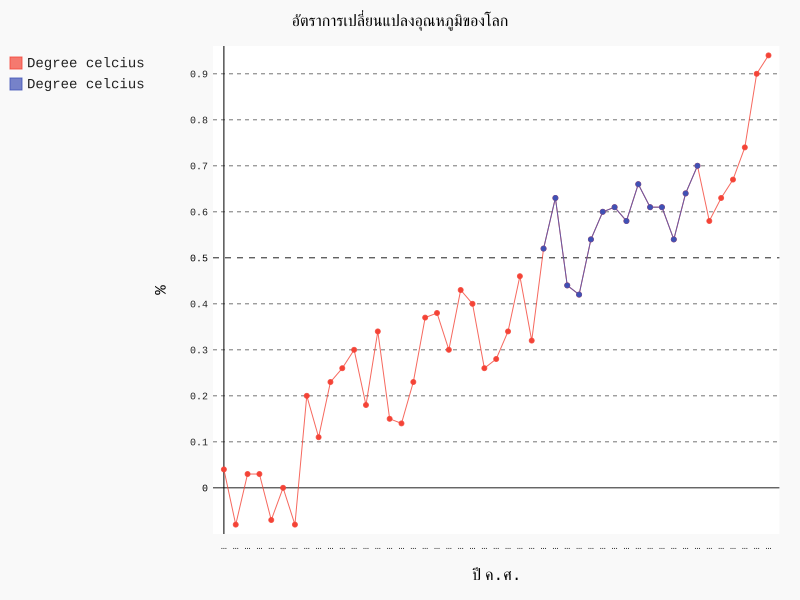

This chart was generated by the following Python code:
import pygal
import pandas as pd
show_list=[]
df = pd.read_excel(pd.ExcelFile('Climate_Glance_1970_2016.xlsx'))
line_chart = pygal.Line(title=u'อัตราการเปลี่ยนแปลงอุณหภูมิของโลก', x_title='ปี ค.ศ.',y_title='%')
line_chart.x_labels = map(str, range(1970, 2017))
for i in range(1970,1997):
    show_list.append(None)
show_list += [0.52,0.63,0.44,0.42,0.54,0.6,0.61,0.58,0.66,0.61,0.61,0.54,0.64,0.7]
line_chart.add('Degree celcius', df['Value'])
line_chart.add('Degree celcius', show_list)
line_chart.render_to_file('tem.svg')
